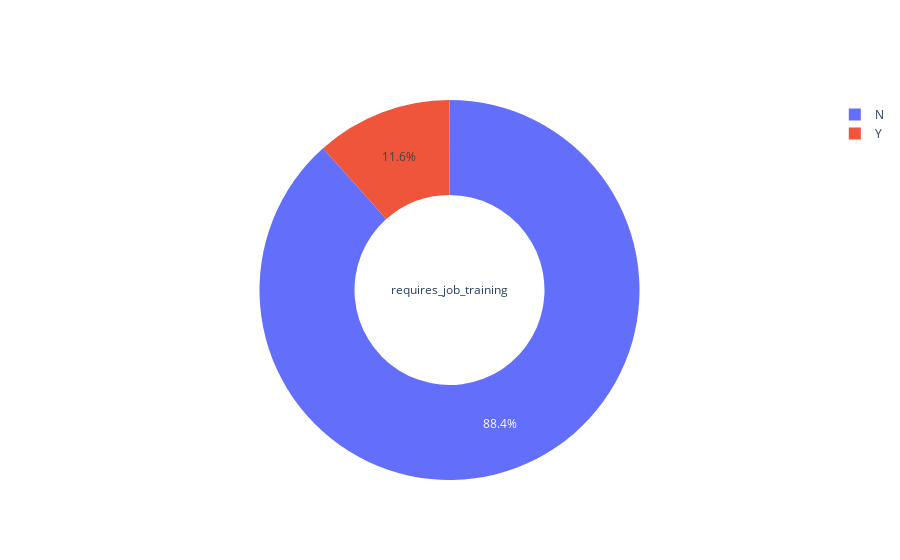

Notebook cell for this chart:
### Code cell
go.Figure(data=[go.Pie(labels=df["requires_job_training"].value_counts(normalize=True).index,
                               values=df["requires_job_training"].value_counts(normalize=True).values,hole=0.5,
                               title="requires_job_training")])

### Figure 1 — Plotly figure (JSON) as saved in the notebook; plotly's stock layout.template omitted (floating-point values rounded to 4 significant figures)
{"data": [{"hole": 0.5, "labels": ["N", "Y"], "title": {"text": "requires_job_training"}, "type": "pie", "values": [0.884, 0.116]}], "layout": {"autosize": true}}
